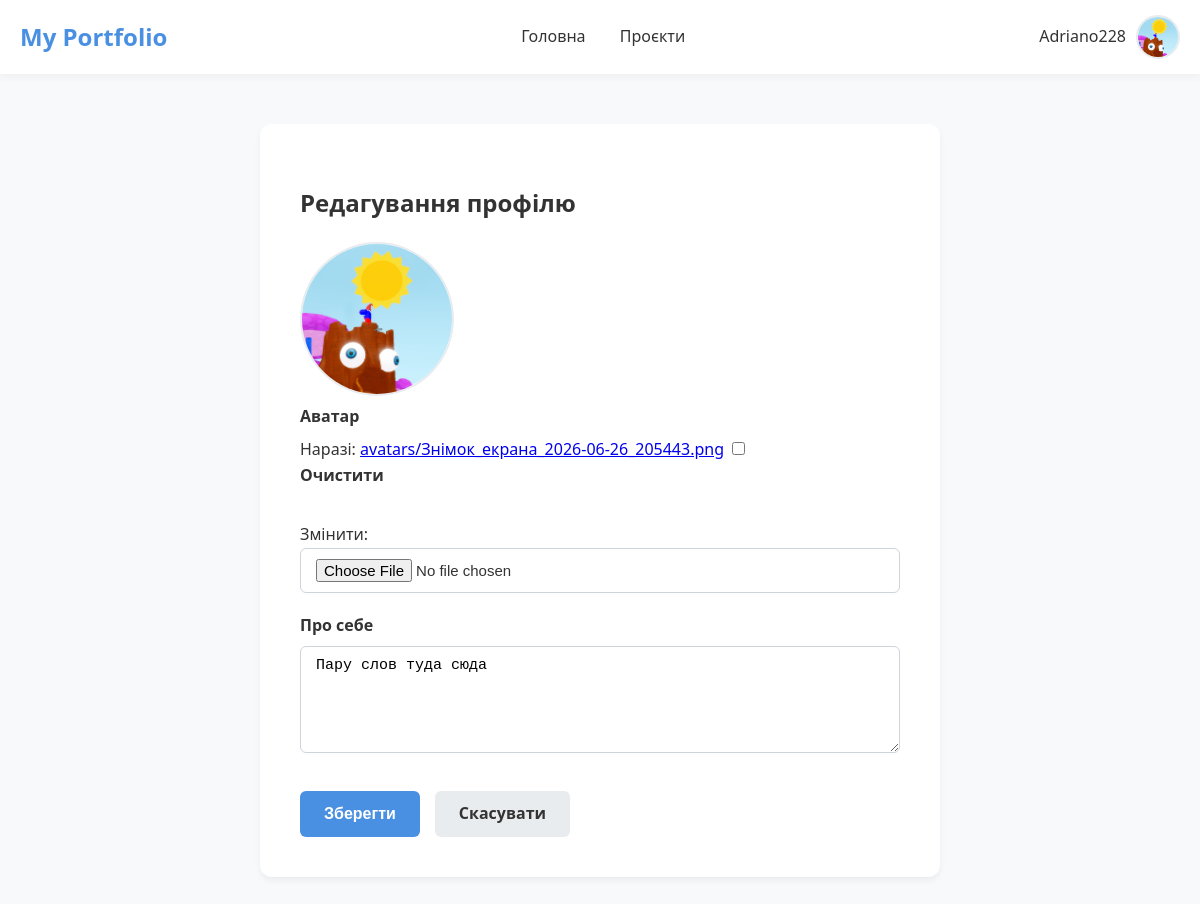
The page /profile/edit/ (signed in) on the database as committed earlier.
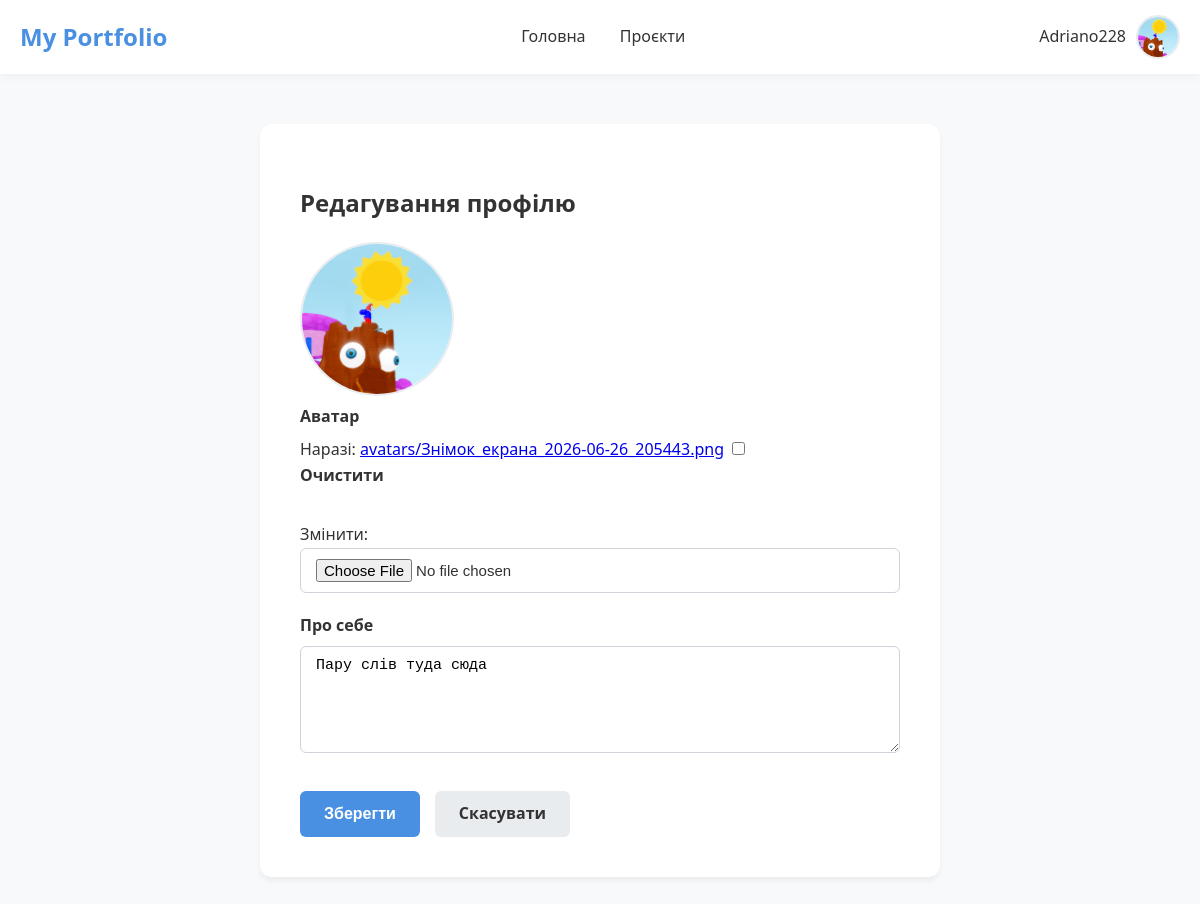
The same page on the database as committed later.
### main/models.py (models this page shows, shortened)
class Portfolio(models.Model):
    user = models.OneToOneField(
        User,
        on_delete=models.CASCADE,
        related_name='portfolio',
        verbose_name="Користувач"
    )
    bio = models.TextField(blank=True, null=True, verbose_name="Про себе / Біографія")
    updated_at = models.DateTimeField(auto_now=True, verbose_name="Дата оновлення")
    avatar = models.ImageField(upload_to='avatars/', blank=True, null=True)
    class Meta:
        verbose_name = "Портфоліо"
        verbose_name_plural = "Портфоліо"

### main/views.py (the view)
# urls.py: path('profile/edit/', views.ProfileUpdateView.as_view(), name='profile_edit'),
class ProfileUpdateView(LoginRequiredMixin, UpdateView):
    model = Portfolio
    form_class = PortfolioForm
    template_name = 'accounts/profile_edit.html'
    success_url = reverse_lazy('portfolio:profile')
    def get_object(self):
        return self.request.user.portfolio

### main/forms.py
class PortfolioForm(forms.ModelForm):
    class Meta:
        model = Portfolio
        fields = ['bio', 'avatar']
        widgets = {
            'bio': forms.Textarea(attrs={
                'rows': 5,
                'placeholder': 'Розкажіть про себе, свій досвід, цілі...',
                'class': 'form-control',
            }),
            'avatar': forms.ClearableFileInput(attrs={
                'class': 'form-control',
            }),
        }
        labels = {
            'bio': 'Про себе',
            'avatar': 'Аватар',
        }

### main/templates/accounts/profile_edit.html (shortened to what this page needs)
{% extends 'main/base.html' %}
{% block content %}
<div class="profile-edit-page">
    <h2>Редагування профілю</h2>
    <form method="post" enctype="multipart/form-data" class="profile-form">
        <div class="form-group">
            {% if form.instance.avatar %}
                <img src="{{ form.instance.avatar.url }}" class="avatar avatar-large" alt="Поточний аватар">
            {% else %}
                <div class="avatar-placeholder avatar-large">
                    {{ request.user.username|first|upper }}
                </div>
            {% endif %}
            <label for="{{ form.avatar.id_for_label }}">{{ form.avatar.label }}</label>
            {{ form.avatar }}
        </div>
        <div class="form-group">
            <label for="{{ form.bio.id_for_label }}">{{ form.bio.label }}</label>
            {{ form.bio }}
        </div>
        <div class="form-actions">
            <button type="submit" class="btn-save">Зберегти</button>
            <a href="{% url 'portfolio:profile' %}" class="btn-cancel">Скасувати</a>
        </div>
    </form>
</div>
{% endblock %}

Rows that differ between the two databases and show on the page:
changed Portfolio: bio "Пару слов туда сюда" → "Пару слів туда сюда"
